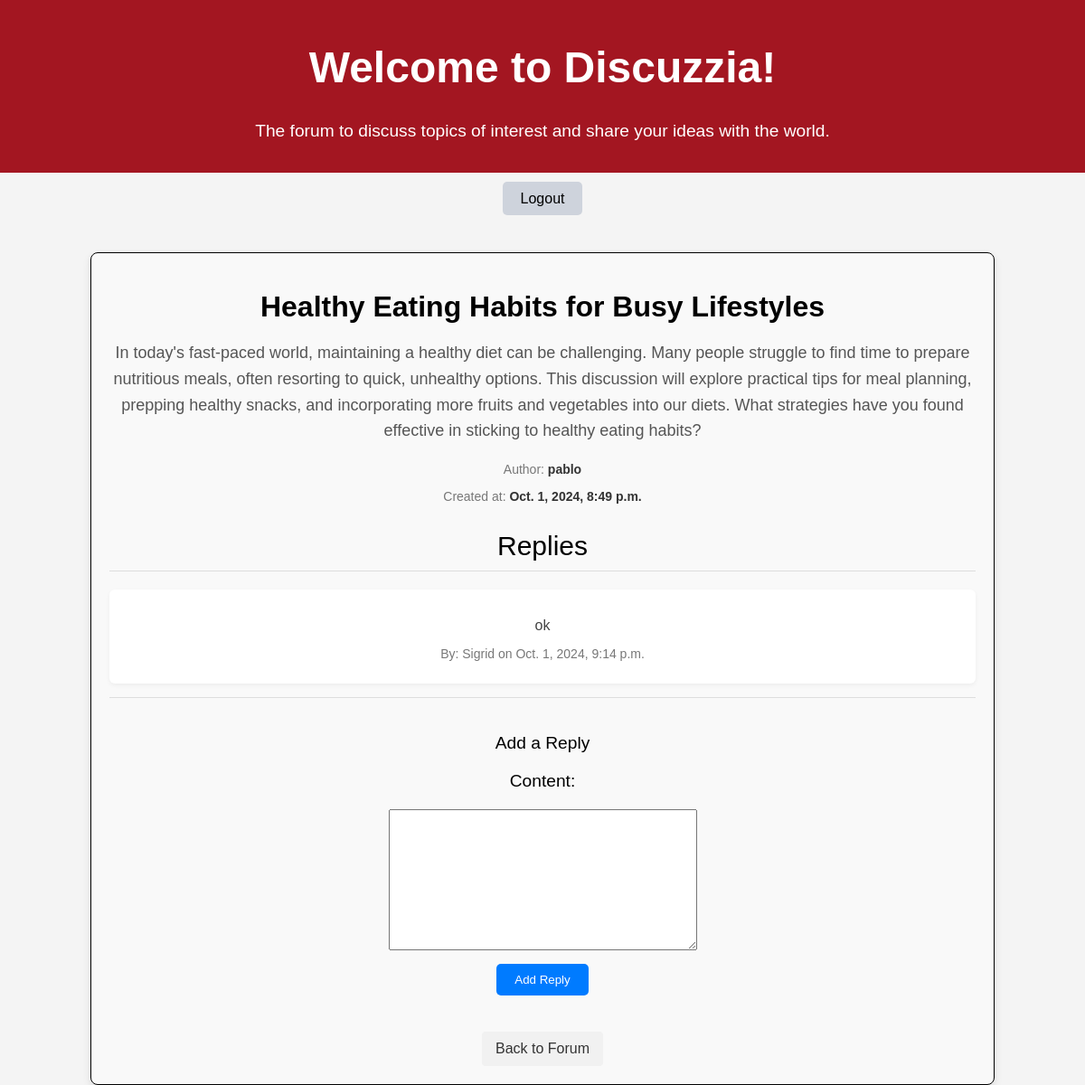
The app's page /forum/topic/14/ (signed in) with its own data.
### forum/models.py (models this page shows, shortened)
class Topic(models.Model):
    title = models.CharField(max_length=200)  # Title of the topic
    author = models.ForeignKey(User, on_delete=models.CASCADE)  # User who created the topic
    content = models.TextField()  # Content of the topic
    created_at = models.DateTimeField(auto_now_add=True)  # Timestamp when the topic was created
    updated_at = models.DateTimeField(auto_now=True)  # Timestamp when the topic was last updated

class Reply(models.Model):
    topic = models.ForeignKey(Topic, related_name='replies', on_delete=models.CASCADE)  # Topic to which the reply belongs
    author = models.ForeignKey(User, on_delete=models.CASCADE)  # User who wrote the reply
    content = models.TextField()  # Content of the reply
    created_at = models.DateTimeField(auto_now_add=True)  # Timestamp when the reply was created
    updated_at = models.DateTimeField(auto_now=True)  # Timestamp when the reply was last updated

### forum/views.py (the view)
# urls.py: path('topic/<int:topic_id>/', views.topic_detail, name='topic_detail'),  # Route to view topic details
@login_required
def topic_detail(request, topic_id):
    topic = get_object_or_404(Topic, id=topic_id)
    replies = topic.replies.all()
    if request.method == 'POST':
        form = ReplyForm(request.POST)
        if form.is_valid():
            reply = form.save(commit=False)
            reply.author = request.user
            reply.topic = topic
            reply.save()
            return redirect('topic_detail', topic_id=topic.id)
    else:
        form = ReplyForm()
    return render(request, 'forum/topic_detail.html', {'topic': topic, 'replies': replies, 'form': form})

### forum/forms.py
class ReplyForm(forms.ModelForm):
    class Meta:
        model = Reply
        fields = ['content'] # Field for creating a new reply

### forum/templates/forum/topic_detail.html (shortened to what this page needs)
{% load static %}
<!DOCTYPE html>
<html lang="en">
  <head>
    <link rel="stylesheet" href="{% static 'index.css' %}" />
    <link rel="stylesheet" href="{% static 'topic.css' %}" />
  </head>
  <body>
    {% include 'includes/header.html' %}
    {% include 'includes/nav2.html' %}
    {% block content %}
    <div class="topic-details">
      <h1>{{ topic.title }}</h1>
      <p class="content">{{ topic.content }}</p>
      <p class="author">Author: <span>{{ topic.author.username }}</span></p>
      <p class="date">Created at: <span>{{ topic.created_at }}</span></p>
      <p class="replies-title">Replies</p>
      <div class="replies">
        {% for reply in replies %}
        <div class="reply">
          <p>{{ reply.content }}</p>
          <p class="reply-author">
            By: {{ reply.author.first_name|default:reply.author.username }} on {{ reply.created_at }}
          </p>
        </div>
        {% empty %}
        <p>No replies yet.</p>
        {% endfor %}
      </div>
      <form method="post" class="reply-form">
        <p>Add a Reply</p>
        {% csrf_token %} {{ form.as_p }}
        <button type="submit">Add Reply</button>
      </form>
      <a href="{% url 'forum' %}" class="back-button">Back to Forum</a>
    </div>
    {% endblock %}
  </body>
</html>

### forum/static/index.css (style rules this page uses)
body { font-family: Arial, sans-serif; background-color: #f4f4f4; margin: 0; display: flex; flex-direction: column; min-height: 100vh; text-align: center; }
h1 { color: white; }
p { font-size: 1.2rem; }

### forum/static/topic.css (style rules this page uses)
.topic-details h1 { color: black; margin-bottom: 15px; }
.topic-details { border: 1px solid black; margin: 50px 100px 0 100px; padding: 20px; background-color: #f9f9f9; border-radius: 8px; box-shadow: 0 4px 10px rgba(0, 0, 0, 0.1); }
.topic-details .content { font-size: 18px; line-height: 1.6; color: #555; margin-bottom: 20px; }
.topic-details .author, .topic-details .date { font-size: 14px; color: #777; margin-bottom: 10px; }
.topic-details .author span, .topic-details .date span { font-weight: bold; color: #333; }
.replies { margin-top: 10px; padding-top: 20px; border-top: 1px solid #ddd; }
.reply { background-color: #fff; padding: 15px; border-radius: 6px; box-shadow: 0 2px 5px rgba(0, 0, 0, 0.05); margin-bottom: 15px; }
.reply p { font-size: 16px; color: #444; margin-bottom: 10px; }
.reply-form p { margin-bottom: 10px; }
.reply .reply-author { font-size: 14px; color: #777; }
.reply-form { margin-top: 10px; padding-top: 20px; border-top: 1px solid #ddd; padding-bottom: 20px; }
.reply-form label { margin-bottom: 20px; display: flex; justify-content: center; align-items: center; }
.reply-form button { background-color: #007BFF; color: white; border: none; padding: 10px 20px; border-radius: 5px; cursor: pointer; transition: background-color 0.3s ease; }
.back-button { display: inline-block; margin-top: 20px; padding: 10px 15px; background-color: #f1f1f1; color: #333; border-radius: 4px; text-decoration: none; transition: background-color 0.3s ease; }
.replies-title { margin-top: 30px; font-size: 30px; margin-bottom: 0; }

### records on screen
Topic: title "Healthy Eating Habits for Busy Lifestyles", content "In today's fast-paced world, maintaining a healthy diet can be challenging. Many people struggle to find time to prepare nutritious meals, often resorting to quick, unhealthy options. This discussion will explore practical tips for meal planning, prepping healthy snacks, and incorporating more fruits and vegetables into our diets. What strategies have you found effective in sticking to healthy eating habits?", author.username "pablo", created_at "Oct. 1, 2024, 8:49 p.m."
Reply: content "ok", author.first_name "Sigrid", created_at "Oct. 1, 2024, 9:14 p.m."
